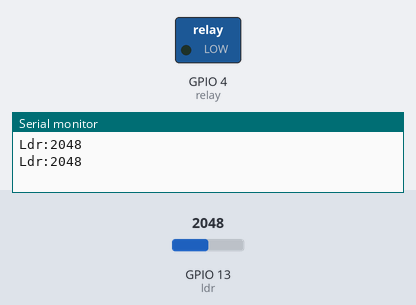
The sketch below on a simulated ESP32. Parts: switched loads named in the sketch (green lamp = pin HIGH), the last lines printed to the serial monitor. Inputs (shaded band) come from the test bench; at power-on: GPIO 13 (ldr) = 2048.

Above: at 2.8 s.
2.9 s: GPIO 13 (ldr) set to 2964
6.2 s: GPIO 13 (ldr) set to 3073
At 10.2 s:
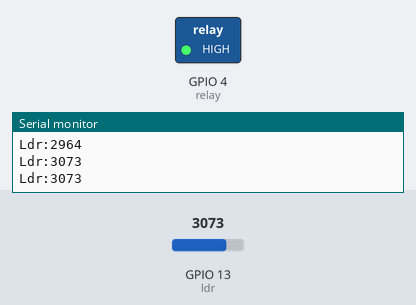
10.5 s: GPIO 13 (ldr) set to 2960
At 14.2 s:
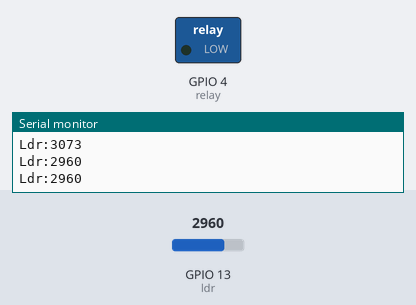
14.5 s: GPIO 13 (ldr) set to 3040
At 17.5 s:
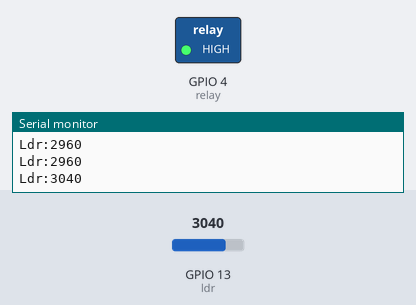
Timing chart, 0 to 19.0 s (numbered marks = the images above; inputs shaded):
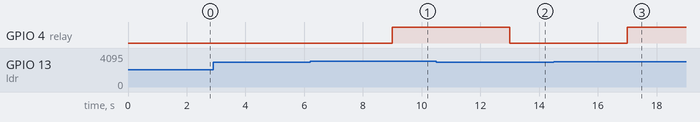

Measured:
- the behaviour switches between 3000 and 3001 on GPIO 13 (ldr) (found by bisection; images 0 and 1)
- after the input at 6.2 s, GPIO 4 (relay): LOW → HIGH after 2.8 s
- after the input at 10.5 s, GPIO 4 (relay): HIGH → LOW after 2.5 s
- after the input at 14.5 s, GPIO 4 (relay): LOW → HIGH after 2.5 s

The sketch:

esp32_led.ino
```cpp
int relay=4;
int ldr=13;
void setup() {
pinMode(relay, OUTPUT);
digitalWrite(relay,LOW);
Serial.begin(9600);
}

void loop() {
  int value=analogRead(ldr);
  Serial.print("Ldr:");
  Serial.println(value);
  delay(1000);
  if(value>3000)
  {
  digitalWrite(relay, HIGH);
  delay(1000);
  }
  else
  {
  digitalWrite(relay, LOW);
  delay(1000);
  }
}
```
